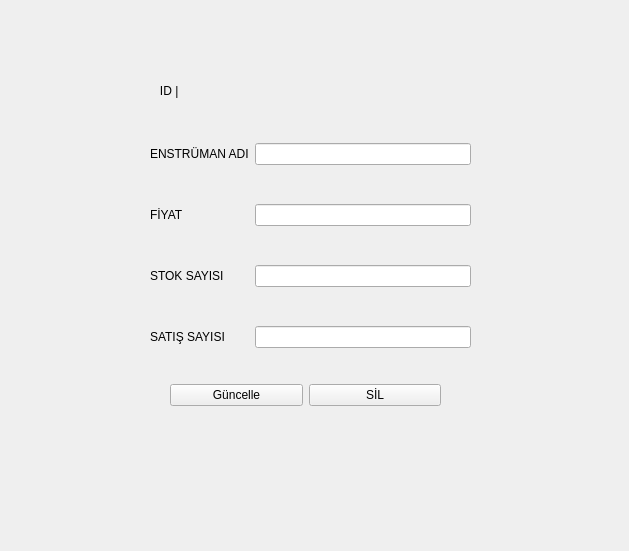
<?xml version="1.0" encoding="UTF-8"?>
<ui version="4.0">
 <class>Form</class>
 <widget class="QWidget" name="Form">
  <property name="geometry">
   <rect>
    <x>0</x>
    <y>0</y>
    <width>629</width>
    <height>551</height>
   </rect>
  </property>
  <property name="windowTitle">
   <string>Form</string>
  </property>
  <widget class="QWidget" name="widget" native="true">
   <property name="geometry">
    <rect>
     <x>70</x>
     <y>50</y>
     <width>491</width>
     <height>451</height>
    </rect>
   </property>
   <widget class="QWidget" name="layoutWidget">
    <property name="geometry">
     <rect>
      <x>80</x>
      <y>60</y>
      <width>321</width>
      <height>271</height>
     </rect>
    </property>
    <layout class="QGridLayout" name="gridLayout">
     <item row="1" column="0">
      <widget class="QLabel" name="fiyat_label">
       <property name="text">
        <string>FİYAT</string>
       </property>
      </widget>
     </item>
     <item row="1" column="1">
      <widget class="QLineEdit" name="fiyat_lineEdit"/>
     </item>
     <item row="3" column="0">
      <widget class="QLabel" name="satis_sayisi_label">
       <property name="text">
        <string>SATIŞ SAYISI</string>
       </property>
      </widget>
     </item>
     <item row="2" column="1">
      <widget class="QLineEdit" name="stok_sayisi_lineEdit"/>
     </item>
     <item row="0" column="1">
      <widget class="QLineEdit" name="enst_lineEdit"/>
     </item>
     <item row="3" column="1">
      <widget class="QLineEdit" name="satis_sayisi_lineEdit"/>
     </item>
     <item row="2" column="0">
      <widget class="QLabel" name="stok_sayisi_label">
       <property name="text">
        <string>STOK SAYISI</string>
       </property>
      </widget>
     </item>
     <item row="0" column="0">
      <widget class="QLabel" name="enst_adi_label">
       <property name="text">
        <string>ENSTRÜMAN ADI</string>
       </property>
      </widget>
     </item>
    </layout>
   </widget>
   <widget class="QWidget" name="layoutWidget">
    <property name="geometry">
     <rect>
      <x>100</x>
      <y>330</y>
      <width>271</width>
      <height>31</height>
     </rect>
    </property>
    <layout class="QGridLayout" name="gridLayout_2">
     <item row="0" column="0">
      <widget class="QPushButton" name="guncelle_pushButton">
       <property name="text">
        <string>Güncelle</string>
       </property>
      </widget>
     </item>
     <item row="0" column="1">
      <widget class="QPushButton" name="sil_pushButton">
       <property name="text">
        <string>SİL</string>
       </property>
      </widget>
     </item>
    </layout>
   </widget>
   <widget class="QWidget" name="">
    <property name="geometry">
     <rect>
      <x>80</x>
      <y>30</y>
      <width>101</width>
      <height>21</height>
     </rect>
    </property>
    <layout class="QGridLayout" name="gridLayout_3">
     <item row="0" column="0">
      <widget class="QLabel" name="label">
       <property name="text">
        <string>   ID |</string>
       </property>
      </widget>
     </item>
     <item row="0" column="1">
      <widget class="QLabel" name="id_label">
       <property name="text">
        <string/>
       </property>
      </widget>
     </item>
    </layout>
   </widget>
  </widget>
 </widget>
 <resources/>
 <connections/>
</ui>
